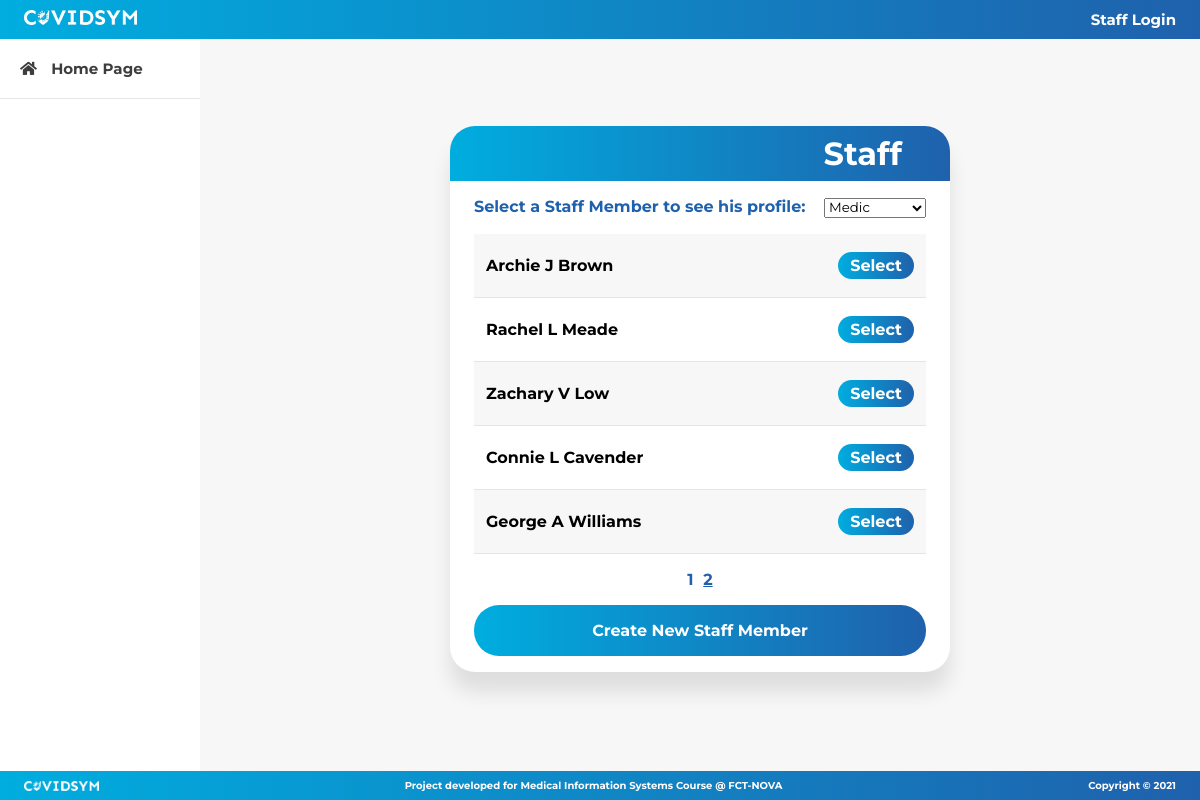
/profile/staffList.php, run on the app's committed database.
### tables this page shows
CREATE TABLE IF NOT EXISTS `medic` (
  `id` int(11) NOT NULL AUTO_INCREMENT,
  `name` varchar(100) NOT NULL,
  `phone` varchar(20) NOT NULL,
  `address` varchar(100) NOT NULL,
  `user_id` int(11) NOT NULL,
  PRIMARY KEY (`id`),
  KEY `name` (`name`),
  KEY `medic_user_id` (`user_id`)
);

### profile/staffList.php (the view, shortened to what this page needs)
<!DOCTYPE html>
<html>
  <head>
    <link rel="stylesheet" href="../css/staffList.css" />
    <link
      rel="stylesheet"
      href="https://cdnjs.cloudflare.com/ajax/libs/font-awesome/5.15.1/css/all.min.css"
    />
  </head>
  <body>
    <?php include "../commons/navbar.php"; ?>
    <div class="wrapper">
      <?php include "../commons/sidebar.php"; ?>
      <div class="content-wrapper">
        <div class="modal">
          <div class="modal-header">
            <h1>Staff</h1>
          </div>
          <div class="staffs-header">
            <p>Select a Staff Member to see his profile:</p>
            <form action="" method="POST">
              <select name="staff" id="staff" onchange="setTableCookie();">
                <?php
                  include("../commons/config.php");
                  if(isset($_GET["type"])) {
                    $table = $_GET["type"];
                    if ($table == "Medic")
                      echo '<option value="Medic" selected>Medic</option>
                            <option value="Investigator">Investigator</option>
                            <option value="Admin">Admin</option>';
                    else if ($table == "Investigator")
                      echo '<option value="Medic">Medic</option>
                            <option value="Investigator" selected>Investigator</option>
                            <option value="Admin">Admin</option>';
                    else if ($table == "Admin")
                      echo '<option value="Medic">Medic</option>
                            <option value="Investigator">Investigator</option>
                            <option value="Admin" selected>Admin</option>';
                  } else {
                    $table = "Medic";
                    echo '<option value="Medic" selected>Medic</option>
                          <option value="Investigator">Investigator</option>
                          <option value="Admin">Admin</option>';
                  }
                ?>
              </select>
            </form>
          </div>
          <div class="staffs-list">
          <?php
              if (isset($_GET["page"]))
                $pageNumber = $_GET["page"];
              else
                $pageNumber = 1;
              $firstResult = ($pageNumber - 1) * 5;
              $query = "SELECT * FROM " . $table;
              $result = mysqli_query($connect, $query)
                  or die(mysqli_error($connect));
              $nResults = mysqli_num_rows($result);
              $nPages = intval($nResults / 5);
              $nPages += ($nResults % 5 == 0 ? 0 : 1);
              $query = "SELECT * FROM " . $table . " WHERE id > " . $firstResult;
              $result = mysqli_query($connect, $query)
                  or die(mysqli_error($connect));
              for ($i = 0; $i < 5; $i++) {
                echo '<div class="staff">';
                if ($staff = mysqli_fetch_array($result)) {
                  echo '<p>' . $staff["name"] . '</p>
                        <a class="button" href="../profile/staffProfile.php?staff=' .
                        $table . '&id=' . $staff["id"] . '">Select</a>';
                }
                echo '</div>';
              }
            ?>
          </div>
          <div class="pages">
            <?php
              for ($i = 1; $i <= $nPages; $i++) {
                if ($i == $pageNumber)
                  echo '<p>' . $i . '</p>';
                else
                  echo '<a href="staffList?page=' . $i . '">' . $i . '</a>';
                }
            ?>
          </div>
          <div class="staff-button">
            <a href="../signup/adminNewStaff">Create New Staff Member</a>
          </div>
        </div>
      </div>
    </div>
    <?php include('../commons/footer.php'); ?>
  </body>
</html>

### css/staffList.css (style rules this page uses)
:root { --backgroundColor: #f7f7f7; --lighterColor: #00addf; --mainColor: #0e6ab2; --darkerColor: #1f61ac; --textColor: #3d3d3d; --contrastColor: #e6e6e6; }
* { box-sizing: border-box; font-family: "Montserrat", sans-serif; margin: 0; padding: 0; }
body { background-color: var(--backgroundColor); }
.wrapper { display: flex; flex-flow: row nowrap; justify-content: space-between; }
.content-wrapper { align-items: center; display: flex; height: 90vh; justify-content: center; margin-left: 200px; width: 100%; }
.modal { background-color: white; border-radius: 25px; -webkit-box-shadow: 0 20px 20px 0 rgba(0, 0, 0, 0.1); -moz-box-shadow: 0 20px 20px 0 rgba(0, 0, 0, 0.1); box-shadow: 0 20px 20px 0 rgba(0, 0, 0, 0.1); width: 50%; }
.modal-header { background: linear-gradient( 270deg, var(--darkerColor), var(--lighterColor) ); border-radius: 25px 25px 0 0; padding: 1vh 4vw; width: 100%; display: flex; flex-flow: row nowrap; justify-content: flex-end; }
.modal-header h1 { color: white; }
.pages { display: flex; justify-content: center; margin: 2vh auto; width: calc(100% - 4vw); }
.staffs-header { display: flex; flex-flow: row nowrap; justify-content: space-between; margin: 2vh 2vw; }
.staffs-header p { color: var(--darkerColor); font-size: 2vmin; font-weight: bolder; }
.pages a, .pages p { color: var(--darkerColor); font-size: 2vmin; font-weight: bold; padding: 0 0.4vw; }
.staffs-list { margin: 0 2vw; }
.staff { align-items: center; border-bottom: 1px solid var(--contrastColor); display: flex; flex-flow: row nowrap; font-size: 2vmin; font-weight: bolder; height: 8vh; justify-content: space-between; margin: auto; padding: 2vh 1vw; }
.staff:nth-child(odd) { background-color: var(--backgroundColor); }
.staff:nth-child(even) { background-color: white; }
.staff-button { cursor: pointer; display: flex; background: linear-gradient( 270deg, var(--darkerColor), var(--lighterColor) ); border-radius: 25px; justify-content: center; margin: 2vh auto; padding: 2vh 0; transition: all 0.3s ease; width: calc(100% - 4vw); }
.staff-button a { color: white; font-size: 2vmin; font-weight: bolder; text-decoration: none; }
.button { background: linear-gradient( 270deg, var(--darkerColor), var(--lighterColor) ); border: none; border-radius: 25px; color: white; cursor: pointer; font-size: 1rem; font-weight: bold; outline: none; padding: 0.5vh 1vw; text-decoration: none; transition: all 0.3s ease; }

### css/navbar.css (style rules this page uses)
:root { --backgroundColor: #f7f7f7; --lighterColor: #00addf; --mainColor: #0e6ab2; --darkerColor: #1f61ac; --textColor: #3d3d3d; }
* { box-sizing: border-box; font-family: "Montserrat", sans-serif; margin: 0; padding: 0; }
body { background-color: var(--backgroundColor); }

### css/sidebar.css (style rules this page uses)
:root { --backgroundColor: #f7f7f7; --lighterColor: #00addf; --mainColor: #0e6ab2; --darkerColor: #1f61ac; --textColor: #3d3d3d; --contrastColor: #e6e6e6; }
* { box-sizing: border-box; font-family: "Montserrat", sans-serif; margin: 0; padding: 0; }
body { background: var(--backgroundColor); }

### css/footer.css (style rules this page uses)
:root { --backgroundColor: #f7f7f7; --lighterColor: #00addf; --mainColor: #0e6ab2; --darkerColor: #1f61ac; --textColor: #3d3d3d; }
* { box-sizing: border-box; font-family: "Montserrat", sans-serif; margin: 0; padding: 0; }
body { background: var(--backgroundColor); }

### data on the page
medic: name "Archie J Brown"
medic: name "Rachel L Meade"
medic: name "Zachary V Low"
medic: name "Connie L Cavender"
medic: name "George A Williams"
